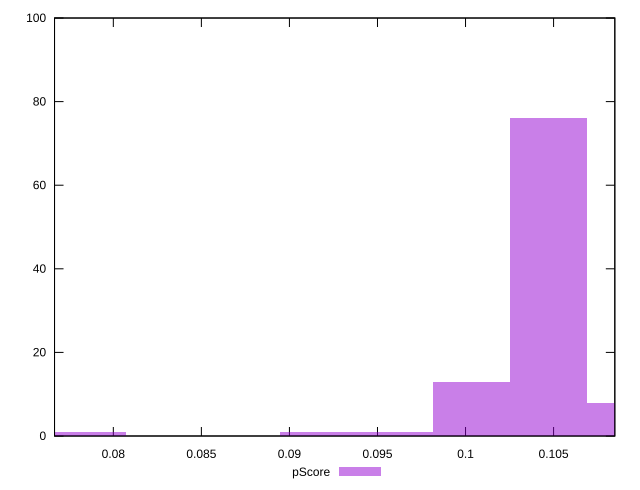

The script that saved this image:
reset

$pScore <<EOF
0.07853730360767831 1
0.10035322127647785 13
0.10471640481023775 76
0.09599003774271794 1
0.10907958834399767 8
0.09162685420895804 1
EOF

set key outside below
set boxwidth 0.004363183533759907
set xrange [0.07666155224180526:0.1084774655416661]
set yrange [0:100]
set trange [0:100]
set style fill transparent solid 0.5 noborder
set terminal svg size 640, 490 enhanced background rgb 'white'
set output "report_00023_2021-02-20T12:14:57.249Z/interactive/samples/pages+cached/pScore/histogram.svg"

plot $pScore title "pScore" with boxes

reset
